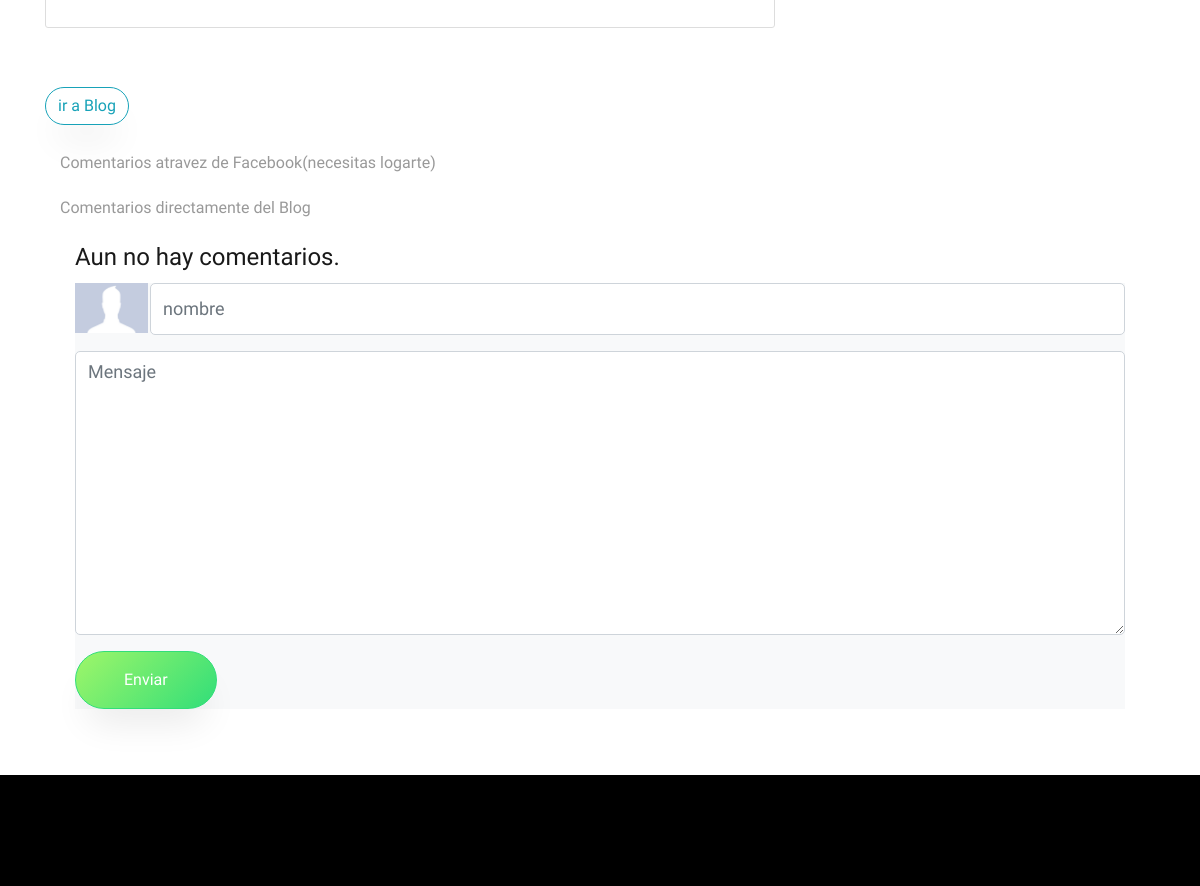
Page /blog/83786f6b-383e-4538-a1b5-ed135d1189e4/ (middle part) on the earlier database version.
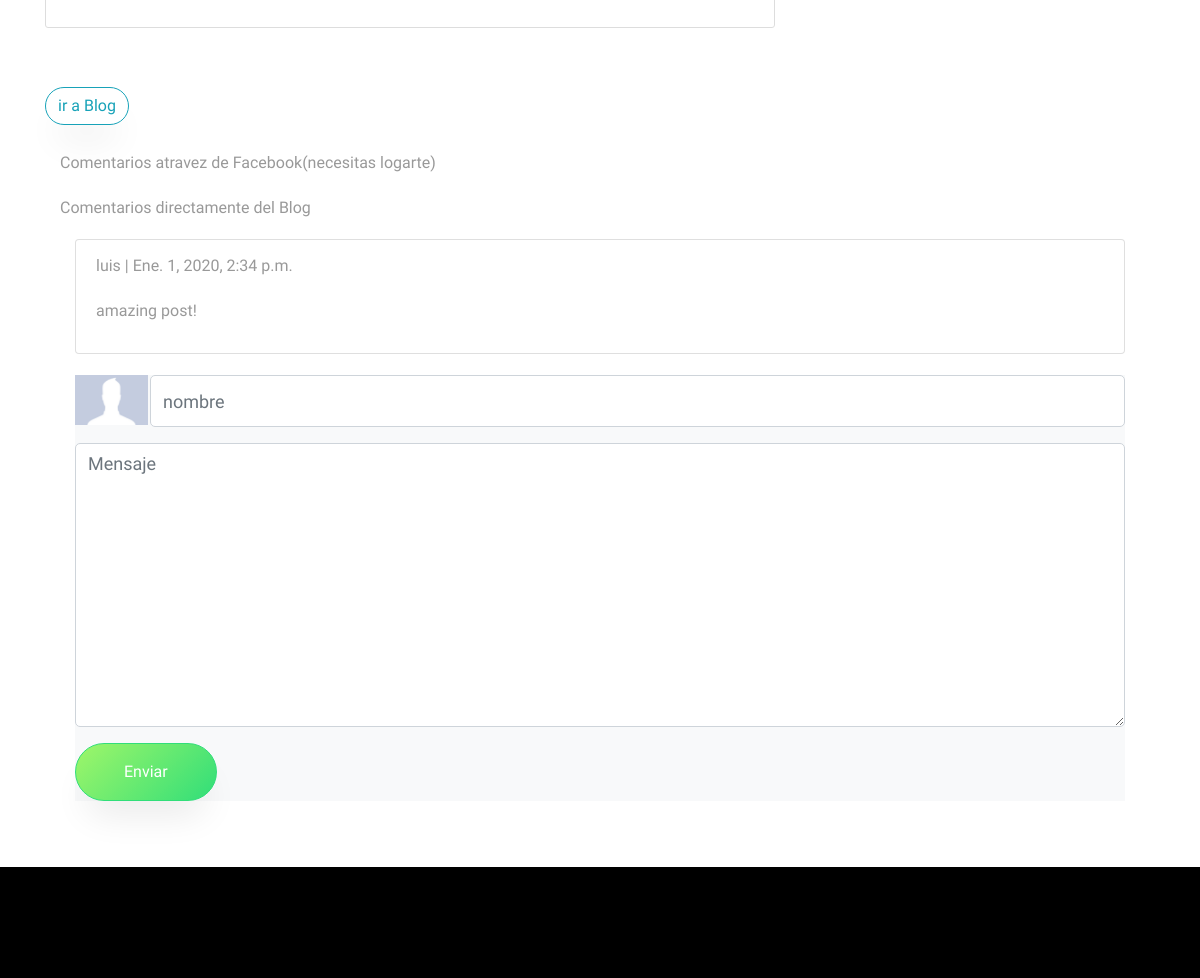
Same page on the later database version.
### blog/models.py (models this page shows, shortened)
class Comentario(models.Model):
    id = models.UUIDField(primary_key=True, default=uuid.uuid4, help_text="id del comentario")
    post = models.ForeignKey(Post,on_delete=models.CASCADE,related_name='comentarios')
    nombre = models.CharField(max_length=80)
    mensaje = models.TextField()
    created_on = models.DateTimeField(auto_now_add=True)
    active = models.BooleanField(default=True)
    class Meta:
        ordering = ['created_on']

### blog/views.py (the view)
# urls.py: path('blog/<uuid:id>/',views.postDetail,name="post_detail"),
def postDetail(request,id):
    post_object = get_object_or_404(Post,id=id)
    comentarios = post_object.comentarios.filter(active=True)
    if request.method == 'POST':
        comment_form = CommentForm(data=request.POST)
        if comment_form.is_valid():
            new_comment = Comentario(post=post_object,nombre=request.POST["nombre"],mensaje=request.POST["mensaje"])
            new_comment.save();
            comment_form.cleaned_data
        return HttpResponseRedirect(post_object.get_absolute_url())
    else:
        comment_form= CommentForm()
    posts = Post.objects.filter(status=1)
    order_post_by_comments = sorted(posts,key= lambda post: len(post.comentarios.filter(active=True)),reverse=True)
    if len(order_post_by_comments) > 5 :
        order_post_by_comments = order_post_by_comments[:6]
    context = {
    'order_post_by_comments': order_post_by_comments,
    'posts': posts,
    'post': post_object,
    'comentarios': comentarios,
    'comment_form':comment_form
    }
    return render(request,'blog/detail_post.html',context)

### blog/forms.py
class CommentForm(forms.Form):
    nombre = forms.CharField(max_length=50,widget=forms.TextInput(attrs={'class': 'form-control','placeholder': 'nombre'}))
    mensaje = forms.CharField(widget=forms.Textarea(attrs={'class': 'form-control','placeholder':'Mensaje'}))

### blog/models.py (called while the page is built)
    def get_absolute_url(self):
            return reverse('blog:post_detail', kwargs={'id':self.id})

### blog/templates/blog/detail_post.html (shortened to what this page needs)
{% extends 'app/base.html' %}
{% load static %}
{% load embed_video_tags %}
{% load crispy_forms_tags %}
{% block content %}
<section class="ftco-counter img ftco-section ftco-no-pt ftco-no-p" style="padding-bottom:50px">
<div class="container ftco-animate">
<div class="row" style="margin-top:100px">
  <div class="col-12 col-md-8">
  <article class="media content-section">
                    <div class="media-body">
                    </div>
  </article>
  <br>
  <a class="btn btn-outline-info mb-4" style="margin-top: 10px" href="{% url 'blog:blog' %}">ir a Blog</a>
  </div>
  <div class="col-12 col-md-4">
  </div>
</div>
</div>
<div class="container">
  <div class="row" style="margin:0; padding:0;">
    <div class="col-md-12">
       <p> Comentarios atravez de Facebook(necesitas logarte)</p>
       <p> Comentarios directamente del Blog</p>
        <div class="row" style="padding:0; margin:0">
          <div class="col-12">
              {% for comment in comentarios %}
              <div class="comment" style="margin-bottom: 20px">
                      <ul class="list-group">
                      <li class="list-group-item" style="margin-bottom:1px"><p class="info">{{ comment.nombre }} | {{ comment.created_on }}
                          {{ comment.mensaje|linebreaks }} </p></li>
                      </ul>
               </div>
              {% empty %}
              <h4>Aun no hay comentarios.</h4>
              {% endfor %}
          </div>
            <div class="col-12">
              <form method="POST" class="bg-light  contact-form">
                <div class="row form-group" >
                  <div class="col-2 col-md-1" style="padding-right:2px">
                      <img  height="50px" class="d-block w-100" src="{% static 'app/images/user.jpg' %}" alt="">
                  </div>
                  <div class="col-10 col-md-11" style="padding-left:0">
                  {{ comment_form.nombre}}
                  </div>
                </div>
                <div class="form-group">
                  {{ comment_form.mensaje }}
                </div>
                <div class="form-group">
                  <input type="submit" value="Enviar" class="btn btn-primary py-3 px-5">
                </div>
              </form>
            </div>
        </div>
  </div>
    </div>
</div>
</section>
{%endblock content%}

Differences in the rows shown:
added Comentario: nombre "luis", created_on "Ene. 1, 2020, 2:34 p.m.", mensaje "amazing post!"
Other differences:
text no longer shown: "Aun no hay comentarios."
